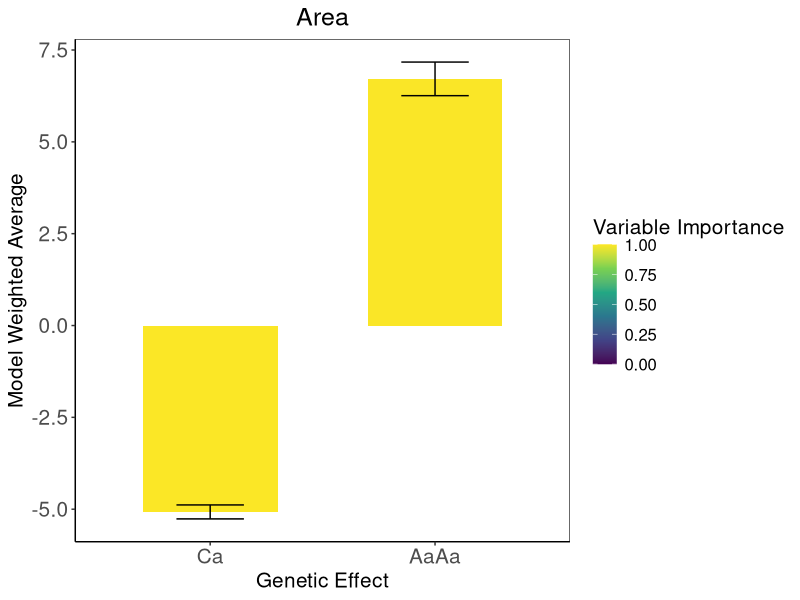
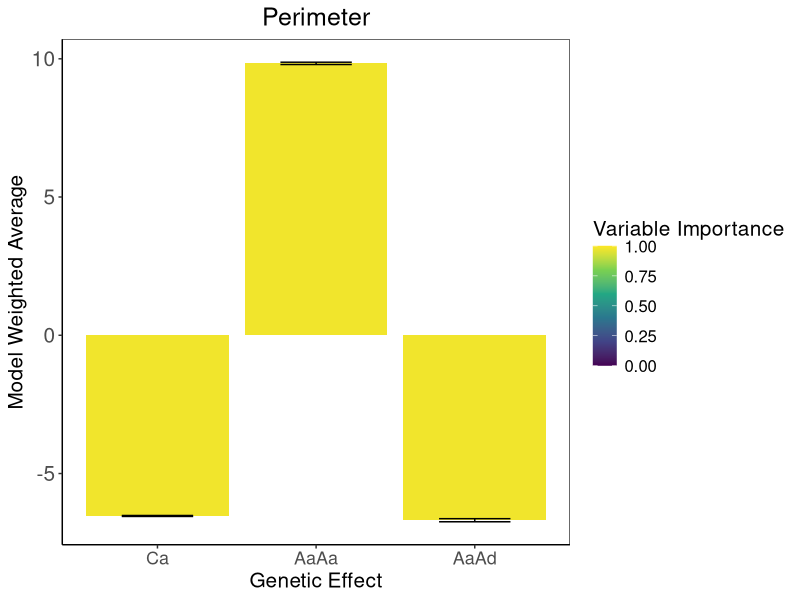
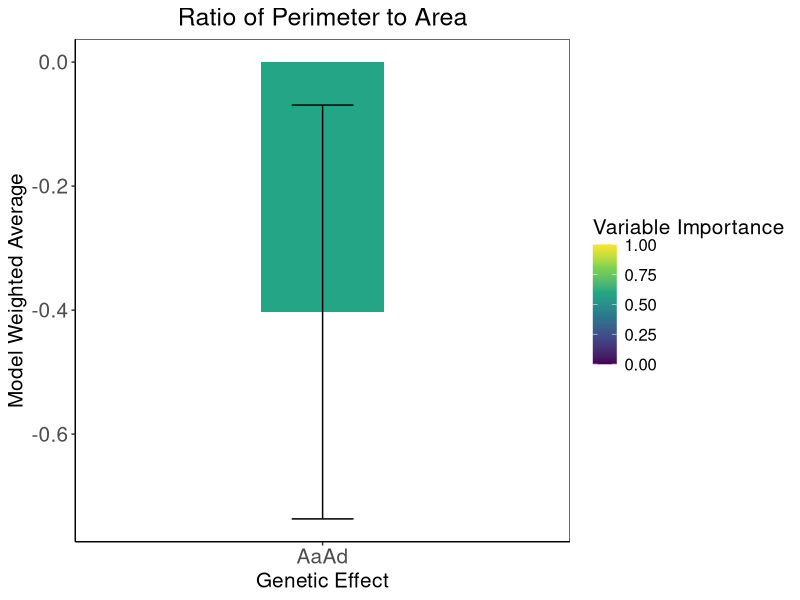
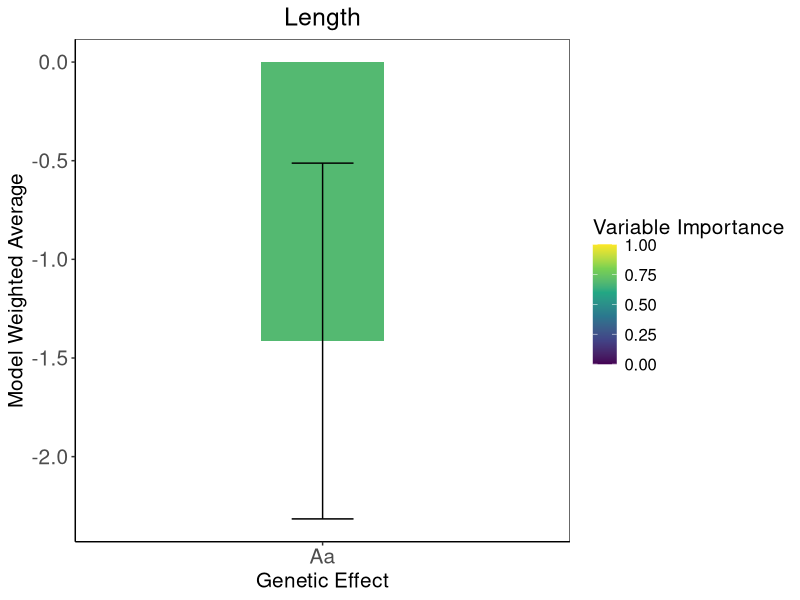
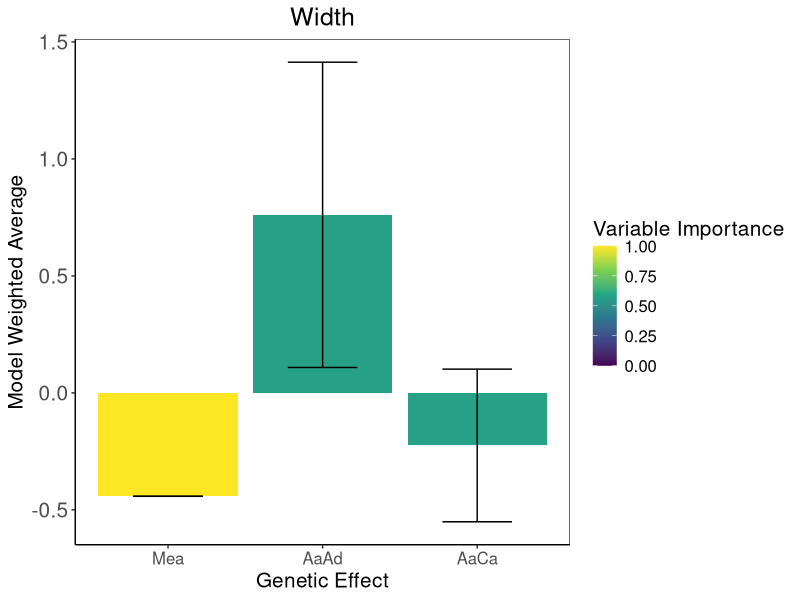
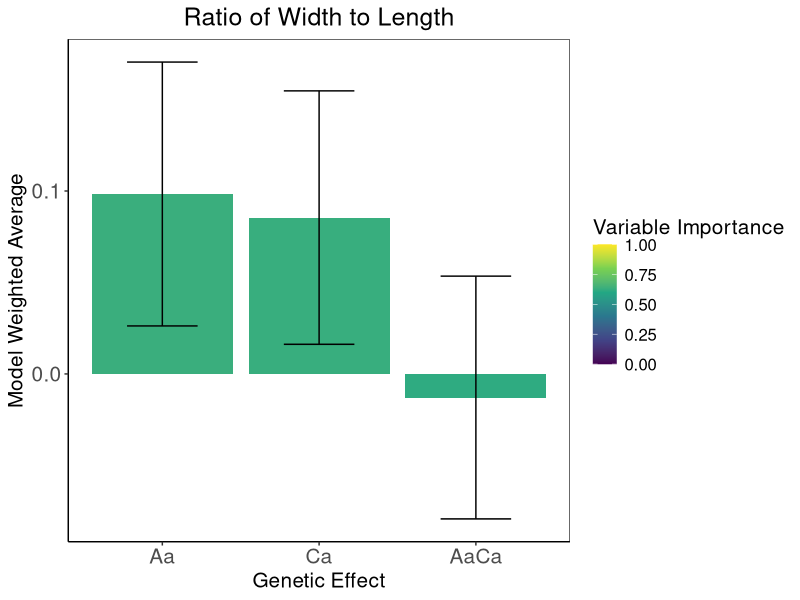
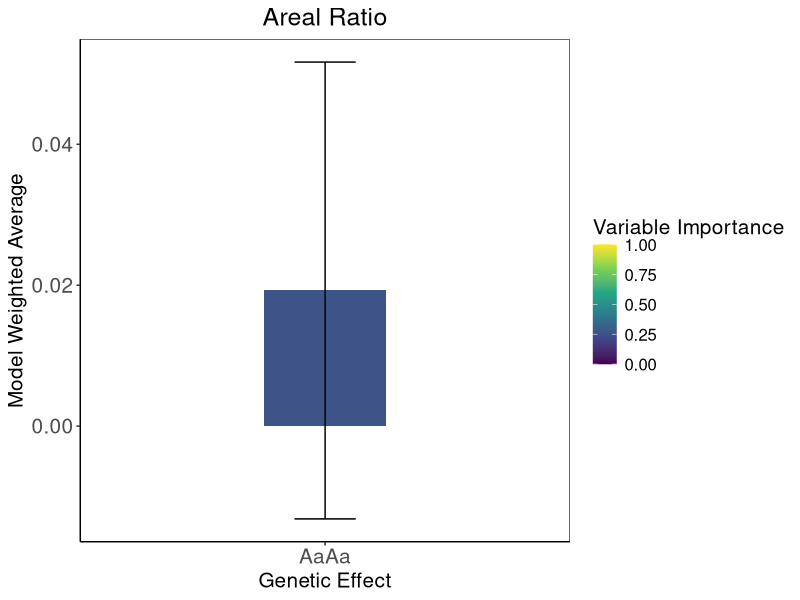
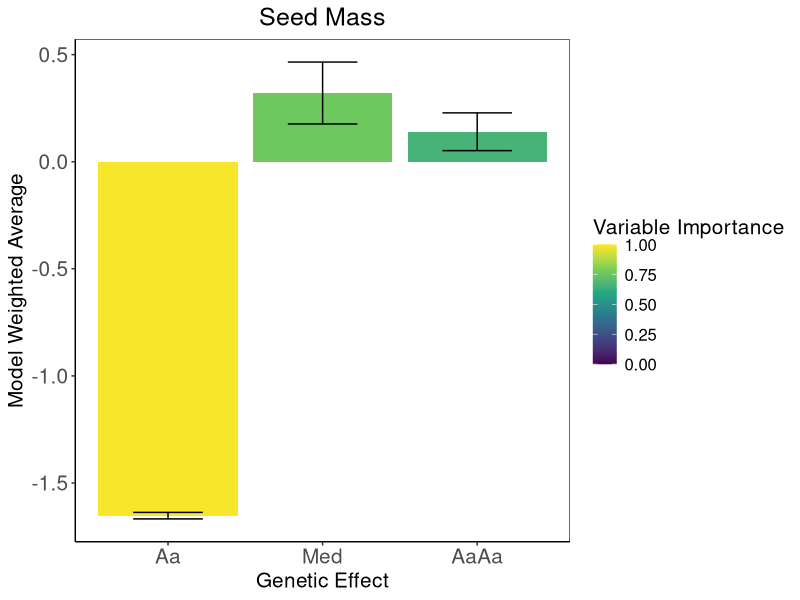

The R source for these figures, in order:
library(ggplot2)
library(viridis)

#Area: 
  #Specify variables and values. Then, make data frame.
Genetic_Effect<-c("Ca", "AaAa")
Model_Weighted_Average<-c(-5.07390824394398, 6.71508423776777)
SE <- c(0.190304678437209, 0.457132985379296)
Variable_Importance <- c(0.996129631289555, 0.994067692445289)
area<-data.frame(Genetic_Effect, Model_Weighted_Average, SE, Variable_Importance)

  #Specify order of variables on x-axis
area$Genetic_Effect <- factor(area$Genetic_Effect, levels = c("Ca", "AaAa"))

  #Create plot 
ggplot(area) +
geom_bar(aes(x= Genetic_Effect, y= Model_Weighted_Average, fill = Variable_Importance, width = 0.6), stat="identity") +
  scale_fill_viridis_c(limits = c(0, 1))+
  labs(x = "Genetic Effect", y = "Model Weighted Average", fill = "Variable Importance")+
  ggtitle("Area")+
  theme_bw() +
  theme(axis.line = element_line(color='black'),
        plot.background = element_blank(),
        panel.grid.major = element_blank(),
        panel.grid.minor = element_blank())+
  theme(plot.title = element_text(hjust = 0.5))+
  theme(text = element_text(size = 15))+
  theme(axis.text.x = element_text(size=15),
        axis.text.y = element_text(size=15))+
  geom_errorbar(aes(x=Genetic_Effect, y=Model_Weighted_Average, ymin=Model_Weighted_Average-SE, ymax=Model_Weighted_Average+SE), width = 0.3)


#Perimeter:
  #Specify variables and values. Then, make data frame.
Genetic_Effect<-c("Ca", "AaAa", "AaAd")
Model_Weighted_Average<-c(-6.53649027058263, 9.83392766727657, -6.68867396957119)
SE <- c(0.0177173016063826, 0.0423997847313664, 0.0561067693449913)
Variable_Importance <- c(0.980174705758085, 0.979885975453766, 0.979533768976558)
perimeter<-data.frame(Genetic_Effect, Model_Weighted_Average, SE, Variable_Importance)

  #Specify order of variables on x-axis
perimeter$Genetic_Effect <- factor(perimeter$Genetic_Effect, levels = c("Ca", "AaAa", "AaAd"))

  #Create plot 
ggplot(perimeter) +
  geom_bar(aes(x= Genetic_Effect, y= Model_Weighted_Average, fill = Variable_Importance, width = 0.9), stat="identity") +
  scale_fill_viridis_c(limits = c(0, 1))+
  labs(x = "Genetic Effect", y = "Model Weighted Average", fill = "Variable Importance")+
  ggtitle("Perimeter")+
  theme_bw() +
  theme(axis.line = element_line(color='black'),
        plot.background = element_blank(),
        panel.grid.major = element_blank(),
        panel.grid.minor = element_blank())+
  theme(plot.title = element_text(hjust = 0.5))+
  theme(text = element_text(size = 15))+
  theme(axis.text.x = element_text(size=13),
        axis.text.y = element_text(size=15))+
  geom_errorbar(aes(x=Genetic_Effect, y=Model_Weighted_Average, ymin=Model_Weighted_Average-SE, ymax=Model_Weighted_Average+SE, width = 0.45))


#RPA:
  #Specify variables and values. Then, make data frame.
Genetic_Effect<-c("AaAd")
Model_Weighted_Average<-c(-0.403008433600262)
SE <- c(0.333646856344577)
Variable_Importance <- c(0.587160847257714)
RPA<-data.frame(Genetic_Effect, Model_Weighted_Average, SE, Variable_Importance)

  #Specify order of variables on x-axis
RPA$Genetic_Effect <- factor(RPA$Genetic_Effect, levels = c("AaAd"))

  #Create plot 
ggplot(RPA) +
  geom_bar(aes(x= Genetic_Effect, y= Model_Weighted_Average, fill = Variable_Importance, width = 0.3), stat="identity") +
  scale_fill_viridis_c(limits = c(0, 1))+
  labs(x = "Genetic Effect", y = "Model Weighted Average", fill = "Variable Importance")+
  ggtitle("Ratio of Perimeter to Area")+
  theme_bw() +
  theme(axis.line = element_line(color='black'),
        plot.background = element_blank(),
        panel.grid.major = element_blank(),
        panel.grid.minor = element_blank())+
  theme(plot.title = element_text(hjust = 0.5))+
  theme(text = element_text(size = 15))+
  theme(axis.text.x = element_text(size=15),
        axis.text.y = element_text(size=15))+
  geom_errorbar(aes(x=Genetic_Effect, y=Model_Weighted_Average, ymin=Model_Weighted_Average-SE, ymax=Model_Weighted_Average+SE), width = 0.15)


#Length: 
  #Specify variables and values. Then, make data frame.
Genetic_Effect<-c("Aa")
Model_Weighted_Average<-c(-1.41400501208421)
SE <- c(0.901582066652321)
Variable_Importance <- c(0.685609019184249)
length<-data.frame(Genetic_Effect, Model_Weighted_Average, SE, Variable_Importance)

  #Specify order of variables on x-axis
length$Genetic_Effect <- factor(length$Genetic_Effect, levels = c("Aa"))

  #Create plot 
ggplot(length) +
  geom_bar(aes(x= Genetic_Effect, y= Model_Weighted_Average, fill = Variable_Importance, width = 0.3), stat="identity") +
  scale_fill_viridis_c(limits = c(0, 1))+
  labs(x = "Genetic Effect", y = "Model Weighted Average", fill = "Variable Importance")+
  ggtitle("Length")+
  theme_bw() +
  theme(axis.line = element_line(color='black'),
        plot.background = element_blank(),
        panel.grid.major = element_blank(),
        panel.grid.minor = element_blank())+
  theme(plot.title = element_text(hjust = 0.5))+
  theme(text = element_text(size = 15))+
  theme(axis.text.x = element_text(size=15),
        axis.text.y = element_text(size=15))+
  geom_errorbar(aes(x=Genetic_Effect, y=Model_Weighted_Average, ymin=Model_Weighted_Average-SE, ymax=Model_Weighted_Average+SE), width = 0.15)


#Width: 
  #Specify variables and values. Then, make data frame.
Genetic_Effect<-c("Mea", "AaAd", "AaCa")
Model_Weighted_Average<-c(-0.441989828321209, 0.761073656070445,-0.224576766258971)
SE <- c(0.000160411680135943, 0.652349114080603, 0.326174492383309)
Variable_Importance <- c(0.999999978865205, 0.5714285587473, 0.571428561397784)
width<-data.frame(Genetic_Effect, Model_Weighted_Average, SE, Variable_Importance)

  #Specify order of variables on x-axis
width$Genetic_Effect <- factor(width$Genetic_Effect, levels = c("Mea", "AaAd", "AaCa"))

  #Create plot 
ggplot(width) +
  geom_bar(aes(x= Genetic_Effect, y= Model_Weighted_Average, fill = Variable_Importance, width = 0.9), stat="identity") +
  scale_fill_viridis_c(limits = c(0, 1))+
  labs(x = "Genetic Effect", y = "Model Weighted Average", fill = "Variable Importance")+
  ggtitle("Width")+
  theme_bw() +
  theme(axis.line = element_line(color='black'),
        plot.background = element_blank(),
        panel.grid.major = element_blank(),
        panel.grid.minor = element_blank())+
  theme(plot.title = element_text(hjust = 0.5))+
  theme(text = element_text(size = 15))+
  theme(axis.text.x = element_text(size=12),
        axis.text.y = element_text(size=15))+
  geom_errorbar(aes(x=Genetic_Effect, y=Model_Weighted_Average, ymin=Model_Weighted_Average-SE, ymax=Model_Weighted_Average+SE), width = 0.45)



#RWL:
  #Specify variables and values. Then, make data frame.
Genetic_Effect<-c("Aa", "Ca", "AaCa")
Model_Weighted_Average<-c(0.0983503081515926, 0.0854515062721672, -0.0128988018794251)
SE <- c(0.0721171671523961, 0.0692571863416293, 0.0663458855081491)
Variable_Importance <- c(0.632449162926565, 0.628934731371935, 0.615286653395504)
RWL<-data.frame(Genetic_Effect, Model_Weighted_Average, SE, Variable_Importance)

  #Specify order of variables on x-axis
RWL$Genetic_Effect <- factor(RWL$Genetic_Effect, levels = c("Aa", "Ca", "AaCa"))

  #Create plot 
ggplot(RWL) +
  geom_bar(aes(x= Genetic_Effect, y= Model_Weighted_Average, fill = Variable_Importance, width = 0.9), stat="identity") +
  scale_fill_viridis_c(limits = c(0, 1))+
  labs(x = "Genetic Effect", y = "Model Weighted Average", fill = "Variable Importance")+
  ggtitle("Ratio of Width to Length")+
  theme_bw() +
  theme(axis.line = element_line(color='black'),
        plot.background = element_blank(),
        panel.grid.major = element_blank(),
        panel.grid.minor = element_blank())+
  theme(plot.title = element_text(hjust = 0.5))+
  theme(text = element_text(size = 15))+
  theme(axis.text.x = element_text(size=15),
        axis.text.y = element_text(size=15))+
  geom_errorbar(aes(x=Genetic_Effect, y=Model_Weighted_Average, ymin=Model_Weighted_Average-SE, ymax=Model_Weighted_Average+SE), width = 0.45)


#AR:
  #Specify variables and values. Then, make data frame.
Genetic_Effect<-c("AaAa")
Model_Weighted_Average<-c(0.0192488764686584)
SE <- c(0.0324190628833856)
Variable_Importance <- c(0.259080329401834)
AR<-data.frame(Genetic_Effect, Model_Weighted_Average, SE, Variable_Importance)

  #Specify order of variables on x-axis
AR$Genetic_Effect <- factor(AR$Genetic_Effect, levels = c("AaAa"))

  #Create plot 
ggplot(AR) +
  geom_bar(aes(x= Genetic_Effect, y= Model_Weighted_Average, fill = Variable_Importance, width = 0.3), stat="identity") +
  scale_fill_viridis_c(limits = c(0, 1))+
  labs(x = "Genetic Effect", y = "Model Weighted Average", fill = "Variable Importance")+
  ggtitle("Areal Ratio")+
  theme_bw() +
  theme(axis.line = element_line(color='black'),
        plot.background = element_blank(),
        panel.grid.major = element_blank(),
        panel.grid.minor = element_blank())+
  theme(plot.title = element_text(hjust = 0.5))+
  theme(text = element_text(size = 15))+
  theme(axis.text.x = element_text(size=15),
        axis.text.y = element_text(size=15))+
  geom_errorbar(aes(x=Genetic_Effect, y=Model_Weighted_Average, ymin=Model_Weighted_Average-SE, ymax=Model_Weighted_Average+SE), width = 0.15)


#Seed Mass:
  #Specify variables and values. Then, make data frame.
Genetic_Effect<-c("Aa", "Med", "AaAa")
Model_Weighted_Average<-c(-1.652503735, 0.3208793727, 0.1400274373)
SE <- c(0.01512187671, 0.1445135661, 0.08820070106)
Variable_Importance <- c(0.9900424384, 0.7567851078, 0.6571039417)
seed_mass<-data.frame(Genetic_Effect, Model_Weighted_Average, SE, Variable_Importance)

  #Specify order of variables on x-axis
seed_mass$Genetic_Effect <- factor(seed_mass$Genetic_Effect, levels = c("Aa", "Med", "AaAa"))

  #Create plot 
ggplot(seed_mass) +
  geom_bar(aes(x= Genetic_Effect, y= Model_Weighted_Average, fill = Variable_Importance, width = 0.9), stat="identity") +
  scale_fill_viridis_c(limits = c(0, 1))+
  labs(x = "Genetic Effect", y = "Model Weighted Average", fill = "Variable Importance")+
  ggtitle("Seed Mass")+
  theme_bw() +
  theme(axis.line = element_line(color='black'),
        plot.background = element_blank(),
        panel.grid.major = element_blank(),
        panel.grid.minor = element_blank())+
  theme(plot.title = element_text(hjust = 0.5))+
  theme(text = element_text(size = 15))+
  theme(axis.text.x = element_text(size=15),
        axis.text.y = element_text(size=15))+
  geom_errorbar(aes(x=Genetic_Effect, y=Model_Weighted_Average, ymin=Model_Weighted_Average-SE, ymax=Model_Weighted_Average+SE), width = 0.45)

